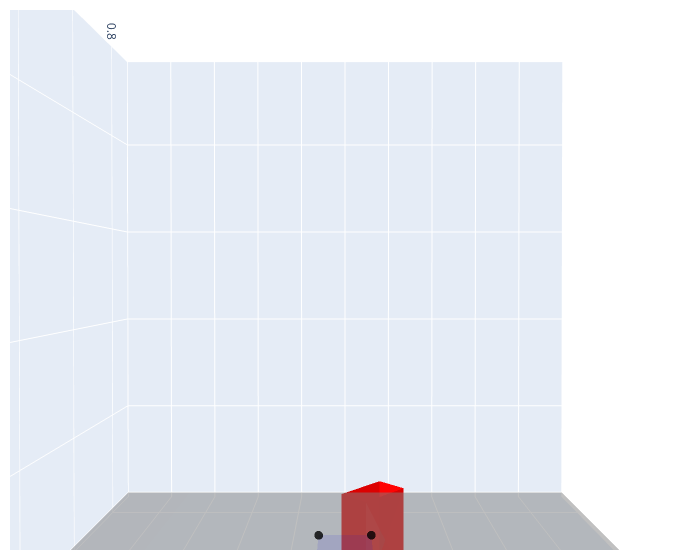

Notebook code for this chart:
### Code cell
grasp_fig = plot_keypoint_goal(grasp_data_eval)
grasp_fig.show()

### Figure 1 — Plotly figure (JSON) as saved in the notebook; plotly's stock layout.template omitted (floating-point values rounded to 4 significant figures)
{"data": [{"color": "red", "delaunayaxis": "z", "flatshading": true, "i": [0, 1, 4, 5, 2, 3, 0, 5, 1, 1, 0, 2], "j": [1, 2, 5, 6, 3, 6, 1, 1, 5, 3, 4, 4], "k": [2, 3, 6, 7, 6, 7, 4, 4, 7, 7, 6, 6], "opacity": 0.95, "type": "mesh3d", "x": [0.3934, 0.4298, 0.3934, 0.4298, 0.4583, 0.4947, 0.4583, 0.4947], "y": [-0.03177, 0.005425, -0.03177, 0.005421, -0.0953, -0.05811, -0.09531, -0.05811], "z": [0.1538, 0.1538, 0.01092, 0.01092, 0.1538, 0.1538, 0.01092, 0.01092]}, {"color": "gray", "delaunayaxis": "z", "opacity": 0.5, "type": "mesh3d", "x": [-1, 1, 1, -1], "y": [-1, -1, 1, 1], "z": [0, 0, 0, 0]}, {"color": "blue", "delaunayaxis": "z", "flatshading": true, "i": [0, 1, 4, 5, 2, 3, 0, 5, 1, 1, 0, 2], "j": [1, 2, 5, 6, 3, 6, 1, 1, 5, 3, 4, 4], "k": [2, 3, 6, 7, 6, 7, 4, 4, 7, 7, 6, 6], "opacity": 0.05, "type": "mesh3d", "x": [0.3784, 0.3784, 0.5213, 0.5213, 0.3787, 0.3787, 0.5216, 0.5216], "y": [0.04513, 0.04513, 0.04566, 0.04566, -0.04566, -0.04566, -0.04513, -0.04513], "z": [0, 0.05206, 0, 0.05206, 0, 0.05206, 0, 0.05206]}, {"marker": {"color": "black", "colorscale": [[0, "#440154"], [0.1111, "#482878"], [0.2222, "#3e4989"], [0.3333, "#31688e"], [0.4444, "#26828e"], [0.5556, "#1f9e89"], [0.6667, "#35b779"], [0.7778, "#6ece58"], [0.8889, "#b5de2b"], [1, "#fde725"]], "opacity": 0.8, "size": 3}, "mode": "markers", "type": "scatter3d", "x": [0.3784, 0.3784, 0.5213, 0.5213, 0.3787, 0.3787, 0.5216, 0.5216], "y": [0.04513, 0.04513, 0.04566, 0.04566, -0.04566, -0.04566, -0.04513, -0.04513], "z": [0, 0.05206, 0, 0.05206, 0, 0.05206, 0, 0.05206]}], "layout": {"margin": {"b": 10, "l": 10, "r": 20, "t": 10}, "scene": {"camera": {"center": {"x": 0.45, "y": 0, "z": 0}, "eye": {"x": -1, "y": 0, "z": 0.01}, "up": {"x": 0, "y": 0, "z": 1}}, "xaxis": {"nticks": 10, "range": [-0.1, 0.9]}, "yaxis": {"nticks": 16, "range": [-0.5, 0.5]}, "zaxis": {"nticks": 8, "range": [-0.01, 0.99]}}, "width": 700}}
